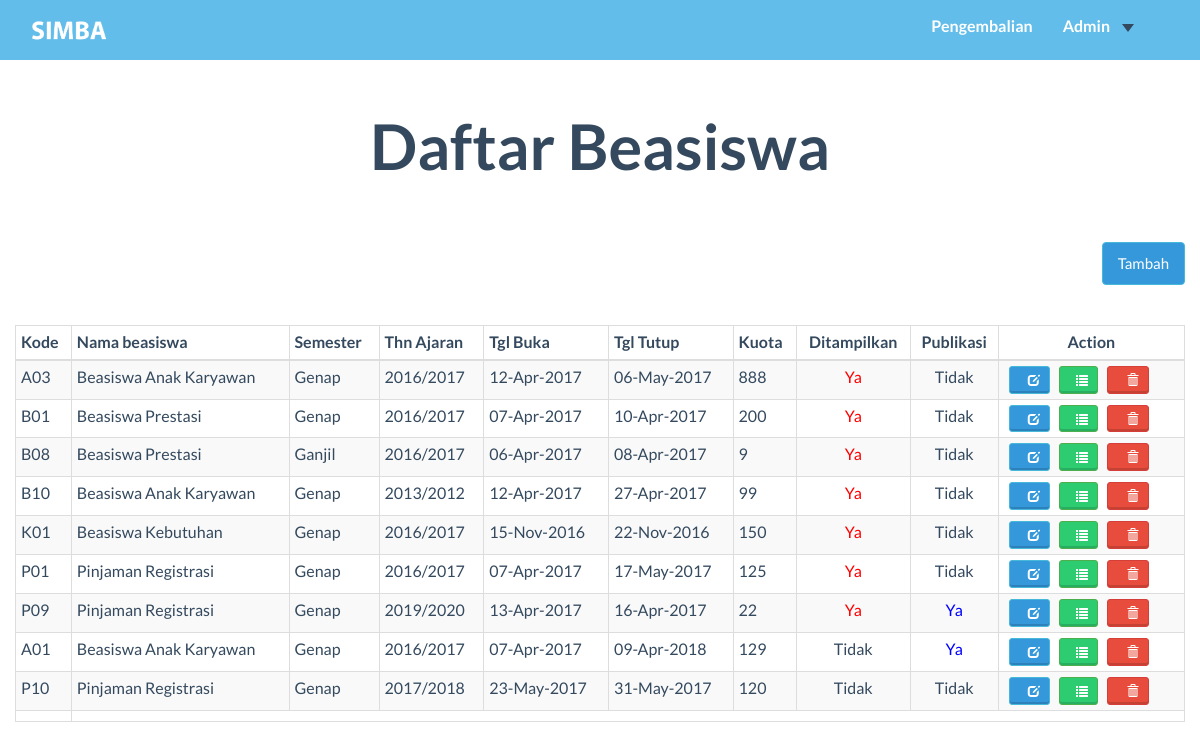
Screenshot of /user_admin/Index.php with the database file from the repository.
### tables this page shows
CREATE TABLE `beasiswa` (
  `kd_bsw` char(3) NOT NULL,
  `nama_bsw` varchar(99) NOT NULL,
  `semt` char(6) NOT NULL,
  `thn_ajar` char(9) NOT NULL,
  `tgl_buka` date NOT NULL,
  `tgl_tutup` date NOT NULL,
  `kuota` int(11) NOT NULL,
  `isTampil` tinyint(1) NOT NULL,
  `Keterangan` mediumtext NOT NULL,
  `isPublish` tinyint(1) NOT NULL DEFAULT '0'
);

### user_admin/Index.php (the view, shortened to what this page needs)
<?php
Include("../function/koneksi.php");
$getDataBsw=mysqli_query($koneksi,"SELECT * FROM beasiswa ORDER BY isTampil DESC");
?>
<!DOCTYPE HTML>
<html>
<head>
  <link href="../css/bootstrap.min.css" rel="stylesheet">
  <link rel="stylesheet" href="https://maxcdn.bootstrapcdn.com/bootstrap/3.3.7/css/bootstrap.min.css">
  <link href="../font-awesome/css/font-awesome.min.css" rel="stylesheet">
  <link href="../css/general.css" rel="stylesheet">
  <link href="../css/custom.css" rel="stylesheet">
  <link href="../css/owl.carousel.css" rel="stylesheet">
  <link href="../css/owl.theme.css" rel="stylesheet">
  <link href="../css/style.css" rel="stylesheet">
  <link href="../css/animate.css" rel="stylesheet">
  <link rel="stylesheet" href="../css/magnific-popup.css">
</head>
<body>
  <nav class="navbar-default" role="navigation" style="position: fixed; top: 0px;">
    <div class="container">
      <a class="" href="index.php">
        <img src="../img/logo2.png" height="45px" style="margin-top:8px; margin-left:0" id="logo"/>
      </a>
      <div class="collapse navbar-collapse navbar-right navbar-ex1-collapse stuckMenu">
        <ul class="nav navbar-nav">
          <li class="menuItem"><a href="Cicilan.php">Pengembalian </a></li>
          <li class="menuItem dropdown">
            <a class="dropdown-toggle" data-toggle="dropdown" href="#">Admin<span class="caret"></span></a>
          </li>
        </ul>
      </div>
    </div>
  </nav>
  <div class="container">
    <div class="row">
      <br/>  <br/><br/>
      <h2 class="text-center">Daftar Beasiswa</h2>
      <br/><br/>
      <a href="form_create_beasiswa.php" class="btn btn-info pull-right">Tambah </a>
      <br/><br/><br/>
      <table class="table-striped  table-bordered table table-condensed">
        <thead class="text-center">
          <th>Kode</th>
          <th>Nama beasiswa</th>
          <th>Semester</th>
          <th>Thn Ajaran</th>
          <th>Tgl Buka</th>
          <th>Tgl Tutup</th>
          <th>Kuota</th>
          <th class="text-center">Ditampilkan</th>
          <th class="text-center">Publikasi</th>
          <th class="text-center">Action</th>
        </thead>
        <tbody>
          <?php
          while ($rowBsw= mysqli_fetch_array($getDataBsw)){
            $ketTampil="Tidak";
            $warna="#34495e";
            if($rowBsw['isTampil']==1){
              $ketTampil="Ya";
              $warna="red";
            }
            if($rowBsw['isPublish']==1){
              $ketTampil1="Ya";
              $warna1="blue";
            }
            elseif ($rowBsw['isPublish']==0) {
              $ketTampil1="Tidak";
              $warna1="34495e";
            }
            $isAnakKar = "";
            $isBswPres = "";
            $isBesKeb = "";
            $isPinReg = "";
            if($rowBsw['nama_bsw']=="Beasiswa Anak Karyawan"){
                $isAnakKar="selected";
            }elseif($rowBsw['nama_bsw']=="Beasiswa Prestasi"){
                $isBswPres="selected";
            }
            elseif($rowBsw['nama_bsw']=="Beasiswa Kebutuhan"){
                $isBesKeb="selected";
            }
            elseif($rowBsw['nama_bsw']=="Pinjaman Registrasi"){
                $isPinReg="selected";
            }
            $isSemtGenap ="";
            $isSemtGanjil="";
            if($rowBsw['semt']=="Genap"){
                $isSemtGenap="selected";
            }elseif($rowBsw['semt']=="Ganjil"){
                $isSemtGanjil="selected";
            }
            $isTampilvalue="";
            $isNotTampilvalue="";
            if($rowBsw['isTampil'])
            {
                $isTampilvalue="checked";
            }else{
                $isNotTampilvalue="checked";
            }
              $startTime = strtotime($rowBsw['tgl_buka']);
              $newformatStart = date('d-M-Y',$startTime);
              $endTime = strtotime($rowBsw['tgl_tutup']);
              $newformatEnd = date('d-M-Y',$endTime);
            echo'
            <tr>
            <td>'.$rowBsw['kd_bsw'].'</td>
            <td>'.$rowBsw['nama_bsw'].'</td>
            <td>'.$rowBsw['semt'].'</td>
            <td>'.$rowBsw['thn_ajar'].'</td>
            <td>'.$newformatStart.'</td>
            <td>'.$newformatEnd.'</td>
            <td>'.$rowBsw['kuota'].'</td>
            <td class="text-center" style="color:'.$warna.'">'.$ketTampil.'</td>
            <td class="text-center" style="color:'.$warna1.'">'.$ketTampil1.'</td>
            <td>
            <div style="margin-left:5px;">
                <button type="button" class="btn btn-embossed btn-info btn-xs" style="padding-right:-20"data-toggle="modal" data-target="#myModal'.$rowBsw['kd_bsw'].'"> &nbsp &nbsp <span class="	glyphicon glyphicon-edit" style="margin:0 0 0 0; padding:0"></span></button>
                <a href="detail_pendaftar.php?kd_bsw='.$rowBsw['kd_bsw'].'" class="btn btn-success btn-embossed btn-xs" style="text-decoration: none">&nbsp &nbsp<span class="glyphicon glyphicon-list" style="margin:0 0 0 0; padding:0"></span></a>
                <button type="button" class="btn btn-embossed btn-danger btn-xs" style="padding-right:-20"data-toggle="modal" data-target="#delModal'.$rowBsw['kd_bsw'].'"> &nbsp &nbsp <span class="	glyphicon glyphicon-trash" style="margin:0 0 0 0; padding:0"></span></button>
            </div>
            <div id="delModal'.$rowBsw['kd_bsw'].'" class="modal fade " role="dialog">
                    <a href="delete_beasiswa.php?kd_bsw='.$rowBsw['kd_bsw'].'" class="btn btn-danger btn-embossed btn-sm" style="text-decoration: none">Delete</a>
            </div>
            <div class="modal fade" id="myModal'.$rowBsw['kd_bsw'].'" role="dialog">
                      <input type="text" class="form-control " id="kdbsw" name="kdbsw" value="'.$rowBsw['kd_bsw'].'" disabled>
                      <input type="hidden" class="form-control " id="kd_bsw" name="kd_bsw" value="'.$rowBsw['kd_bsw'].'" >
                        <option value="Beasiswa Anak Karyawan"'.$isAnakKar.'>Beasiswa Anak Karyawan</option>
                        <option value="Beasiswa Prestasi"'.$isBswPres.'>Beasiswa Prestasi</option>
                        <option value="Beasiswa Kebutuhan"'.$isBesKeb.'>Beasiswa Kebutuhan</option>
                        <option value="Pinjaman Registrasi"'.$isPinReg.'>Pinjaman Registrasi</option>
                          <option value="Genap"'.$isSemtGenap.' >Genap</option>
                          <option value="Ganjil"'.$isSemtGanjil.'>Ganjil</option>
                        <input type="text" class="form-control" id="thn_ajar" name="thn_ajar" value="'.$rowBsw['thn_ajar'].'">
                        <input type="date" class="form-control" id="mulai" name="mulai" value="'.$rowBsw['tgl_buka'].'">
                        <input type="date" class="form-control" id="tutup" name="tutup" value="'.$rowBsw['tgl_tutup'].'">
                        <input type="text" class="form-control" id="kuota" name="kuota" value="'.$rowBsw['kuota'].'">
                          <label ><input type="radio" name="tampil" value="1"'.$isTampilvalue.'>&nbsp Ya &nbsp &nbsp </label>
                          <label ><input type="radio" name="tampil" value="0"'.$isNotTampilvalue.'>&nbsp Tidak</label>
                        <input type="text" class="form-control" id="ket" name="ket" value="'.$rowBsw['Keterangan'].'">
            </div>
            </tr>
            ';
          }
          ?>
          <td>
          </div>
</div>
</body>
</html>

### css/general.css (style rules this page uses)
#logo { float: left; position: absolute;; }
body, html { height: 100%; width: 100%; overflow-x:hidden; }
.glyphicon { margin-right: 10px; }
.navbar-default { position: relative; min-height: 60px; width: 100%; z-index: 999; }
.navbar-default .navbar-nav>li>a { color: #ffffff; }

### css/custom.css (style rules this page uses)
li a, .dropbtn { display: inline-block; color: white; text-align: center; padding: 14px 16px; text-decoration: none; }
li.dropdown { display: inline-block; }
.table th, .table td { padding: 8px 12px; }

### rows the page displays
beasiswa: kd_bsw "A03", nama_bsw "Beasiswa Anak Karyawan", semt "Genap", thn_ajar "2016/2017", tgl_buka "12-Apr-2017", tgl_tutup "06-May-2017", kuota "888", isTampil "Ya", isPublish "Tidak"
beasiswa: kd_bsw "B01", nama_bsw "Beasiswa Prestasi", semt "Genap", thn_ajar "2016/2017", tgl_buka "07-Apr-2017", tgl_tutup "10-Apr-2017", kuota "200", isTampil "Ya", isPublish "Tidak"
beasiswa: kd_bsw "B08", nama_bsw "Beasiswa Prestasi", semt "Ganjil", thn_ajar "2016/2017", tgl_buka "06-Apr-2017", tgl_tutup "08-Apr-2017", kuota "9", isTampil "Ya", isPublish "Tidak"
beasiswa: kd_bsw "B10", nama_bsw "Beasiswa Anak Karyawan", semt "Genap", thn_ajar "2013/2012", tgl_buka "12-Apr-2017", tgl_tutup "27-Apr-2017", kuota "99", isTampil "Ya", isPublish "Tidak"
beasiswa: kd_bsw "K01", nama_bsw "Beasiswa Kebutuhan", semt "Genap", thn_ajar "2016/2017", tgl_buka "15-Nov-2016", tgl_tutup "22-Nov-2016", kuota "150", isTampil "Ya", isPublish "Tidak"
beasiswa: kd_bsw "P01", nama_bsw "Pinjaman Registrasi", semt "Genap", thn_ajar "2016/2017", tgl_buka "07-Apr-2017", tgl_tutup "17-May-2017", kuota "125", isTampil "Ya", isPublish "Tidak"
beasiswa: kd_bsw "P09", nama_bsw "Pinjaman Registrasi", semt "Genap", thn_ajar "2019/2020", tgl_buka "13-Apr-2017", tgl_tutup "16-Apr-2017", kuota "22", isTampil "Ya", isPublish "Ya"
beasiswa: kd_bsw "A01", nama_bsw "Beasiswa Anak Karyawan", semt "Genap", thn_ajar "2016/2017", tgl_buka "07-Apr-2017", tgl_tutup "09-Apr-2018", kuota "129", ketTampil "Tidak", isPublish "Ya"
beasiswa: kd_bsw "P10", nama_bsw "Pinjaman Registrasi", semt "Genap", thn_ajar "2017/2018", tgl_buka "23-May-2017", tgl_tutup "31-May-2017", kuota "120", ketTampil "Tidak", isPublish "Tidak"
